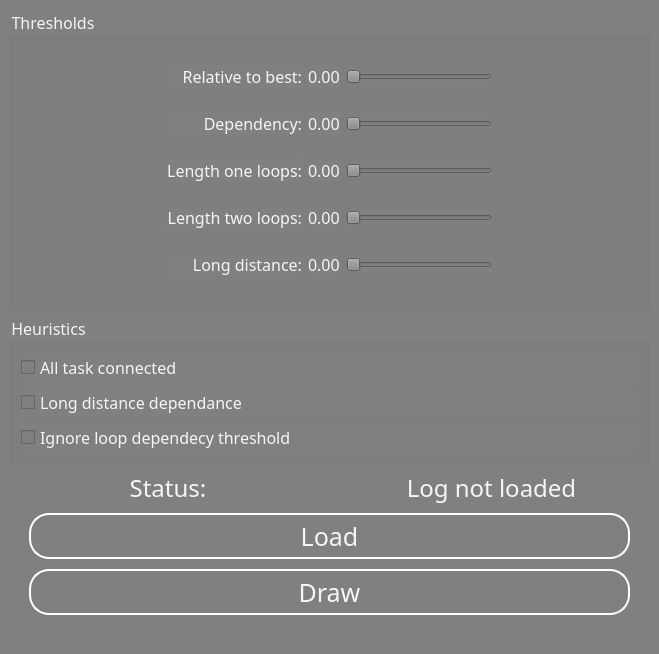
<?xml version="1.0" encoding="UTF-8"?>
<ui version="4.0">
 <class>MainWindow</class>
 <widget class="QMainWindow" name="MainWindow">
  <property name="geometry">
   <rect>
    <x>0</x>
    <y>0</y>
    <width>659</width>
    <height>654</height>
   </rect>
  </property>
  <property name="windowTitle">
   <string>MainWindow</string>
  </property>
  <property name="styleSheet">
   <string notr="true">background-color: grey;
color: whitesmoke;
font-size: 16px;
font-family: sans, serif;</string>
  </property>
  <widget class="QWidget" name="centralwidget">
   <property name="styleSheet">
    <string notr="true">QPushButton
{
border: 2px solid white;
border-radius: 20px;
font-size: 25px;
}

QPushButton:pressed
{
font-size: 30px;
 border-radius:25px;
background-color:grey;
}</string>
   </property>
   <layout class="QVBoxLayout" name="verticalLayout_2">
    <item>
     <spacer name="verticalSpacer_2">
      <property name="orientation">
       <enum>Qt::Vertical</enum>
      </property>
      <property name="sizeHint" stdset="0">
       <size>
        <width>20</width>
        <height>40</height>
       </size>
      </property>
     </spacer>
    </item>
    <item>
     <widget class="QGroupBox" name="groupBox">
      <property name="minimumSize">
       <size>
        <width>200</width>
        <height>300</height>
       </size>
      </property>
      <property name="title">
       <string>Thresholds</string>
      </property>
      <layout class="QGridLayout" name="gridLayout">
       <item row="4" column="1">
        <widget class="QLabel" name="long_distance_label">
         <property name="text">
          <string>Long distance:</string>
         </property>
         <property name="textFormat">
          <enum>Qt::PlainText</enum>
         </property>
         <property name="alignment">
          <set>Qt::AlignRight|Qt::AlignTrailing|Qt::AlignVCenter</set>
         </property>
        </widget>
       </item>
       <item row="2" column="2">
        <widget class="QLabel" name="length_one_loops_value">
         <property name="text">
          <string>0.00</string>
         </property>
        </widget>
       </item>
       <item row="2" column="3">
        <widget class="QSlider" name="length_one_loops_slider">
         <property name="orientation">
          <enum>Qt::Horizontal</enum>
         </property>
        </widget>
       </item>
       <item row="3" column="3">
        <widget class="QSlider" name="length_two_loops_slider">
         <property name="orientation">
          <enum>Qt::Horizontal</enum>
         </property>
        </widget>
       </item>
       <item row="1" column="2">
        <widget class="QLabel" name="dependency_value">
         <property name="text">
          <string>0.00</string>
         </property>
        </widget>
       </item>
       <item row="3" column="2">
        <widget class="QLabel" name="length_two_loops_value">
         <property name="text">
          <string>0.00</string>
         </property>
        </widget>
       </item>
       <item row="4" column="3">
        <widget class="QSlider" name="long_distance_slider">
         <property name="orientation">
          <enum>Qt::Horizontal</enum>
         </property>
        </widget>
       </item>
       <item row="0" column="2">
        <widget class="QLabel" name="relative_to_best_value">
         <property name="text">
          <string>0.00</string>
         </property>
        </widget>
       </item>
       <item row="1" column="3">
        <widget class="QSlider" name="dependency_slider">
         <property name="orientation">
          <enum>Qt::Horizontal</enum>
         </property>
        </widget>
       </item>
       <item row="3" column="1">
        <widget class="QLabel" name="length_two_loops_label">
         <property name="text">
          <string>Length two loops:</string>
         </property>
         <property name="textFormat">
          <enum>Qt::PlainText</enum>
         </property>
         <property name="alignment">
          <set>Qt::AlignRight|Qt::AlignTrailing|Qt::AlignVCenter</set>
         </property>
        </widget>
       </item>
       <item row="2" column="1">
        <widget class="QLabel" name="length_one_loops_label">
         <property name="text">
          <string>Length one loops:</string>
         </property>
         <property name="textFormat">
          <enum>Qt::PlainText</enum>
         </property>
         <property name="alignment">
          <set>Qt::AlignRight|Qt::AlignTrailing|Qt::AlignVCenter</set>
         </property>
        </widget>
       </item>
       <item row="1" column="1">
        <widget class="QLabel" name="dependency_label">
         <property name="text">
          <string>Dependency:</string>
         </property>
         <property name="textFormat">
          <enum>Qt::PlainText</enum>
         </property>
         <property name="alignment">
          <set>Qt::AlignRight|Qt::AlignTrailing|Qt::AlignVCenter</set>
         </property>
        </widget>
       </item>
       <item row="0" column="1">
        <widget class="QLabel" name="relative_to_best_label">
         <property name="text">
          <string>Relative to best:</string>
         </property>
         <property name="textFormat">
          <enum>Qt::PlainText</enum>
         </property>
         <property name="alignment">
          <set>Qt::AlignRight|Qt::AlignTrailing|Qt::AlignVCenter</set>
         </property>
        </widget>
       </item>
       <item row="4" column="2">
        <widget class="QLabel" name="long_distance_value">
         <property name="text">
          <string>0.00</string>
         </property>
        </widget>
       </item>
       <item row="0" column="3">
        <widget class="QSlider" name="relative_to_best_slider">
         <property name="orientation">
          <enum>Qt::Horizontal</enum>
         </property>
        </widget>
       </item>
       <item row="2" column="4">
        <spacer name="horizontalSpacer_2">
         <property name="orientation">
          <enum>Qt::Horizontal</enum>
         </property>
         <property name="sizeHint" stdset="0">
          <size>
           <width>40</width>
           <height>20</height>
          </size>
         </property>
        </spacer>
       </item>
       <item row="2" column="0">
        <spacer name="horizontalSpacer">
         <property name="orientation">
          <enum>Qt::Horizontal</enum>
         </property>
         <property name="sizeHint" stdset="0">
          <size>
           <width>40</width>
           <height>20</height>
          </size>
         </property>
        </spacer>
       </item>
      </layout>
     </widget>
    </item>
    <item>
     <spacer name="verticalSpacer_3">
      <property name="orientation">
       <enum>Qt::Vertical</enum>
      </property>
      <property name="sizeHint" stdset="0">
       <size>
        <width>20</width>
        <height>40</height>
       </size>
      </property>
     </spacer>
    </item>
    <item>
     <widget class="QGroupBox" name="heuristics_box">
      <property name="title">
       <string>Heuristics</string>
      </property>
      <layout class="QVBoxLayout" name="verticalLayout">
       <item>
        <widget class="QCheckBox" name="all_task_connected_checkbox">
         <property name="text">
          <string>All task connected</string>
         </property>
        </widget>
       </item>
       <item>
        <widget class="QCheckBox" name="long_distance_dependance_checkbox">
         <property name="text">
          <string>Long distance dependance</string>
         </property>
        </widget>
       </item>
       <item>
        <widget class="QCheckBox" name="ignore_loop_dependency_threshold">
         <property name="text">
          <string>Ignore loop dependecy threshold</string>
         </property>
        </widget>
       </item>
      </layout>
     </widget>
    </item>
    <item>
     <spacer name="verticalSpacer_4">
      <property name="orientation">
       <enum>Qt::Vertical</enum>
      </property>
      <property name="sizeHint" stdset="0">
       <size>
        <width>20</width>
        <height>40</height>
       </size>
      </property>
     </spacer>
    </item>
    <item>
     <layout class="QHBoxLayout" name="horizontalLayout">
      <item>
       <widget class="QLabel" name="status_name_label">
        <property name="text">
         <string>&lt;html&gt;&lt;head/&gt;&lt;body&gt;&lt;p align=&quot;center&quot;&gt;&lt;span style=&quot; font-size:18pt;&quot;&gt;Status:&lt;/span&gt;&lt;/p&gt;&lt;/body&gt;&lt;/html&gt;</string>
        </property>
       </widget>
      </item>
      <item>
       <widget class="QLabel" name="status_value_label">
        <property name="text">
         <string>&lt;html&gt;&lt;head/&gt;&lt;body&gt;&lt;p align=&quot;center&quot;&gt;&lt;span style=&quot; font-size:18pt;&quot;&gt;Log not loaded&lt;/span&gt;&lt;/p&gt;&lt;/body&gt;&lt;/html&gt;</string>
        </property>
       </widget>
      </item>
     </layout>
    </item>
    <item>
     <spacer name="verticalSpacer">
      <property name="orientation">
       <enum>Qt::Vertical</enum>
      </property>
      <property name="sizeHint" stdset="0">
       <size>
        <width>20</width>
        <height>40</height>
       </size>
      </property>
     </spacer>
    </item>
    <item>
     <widget class="QPushButton" name="load_push_button">
      <property name="minimumSize">
       <size>
        <width>200</width>
        <height>50</height>
       </size>
      </property>
      <property name="styleSheet">
       <string notr="true">margin: 2px 20px;</string>
      </property>
      <property name="text">
       <string>Load</string>
      </property>
     </widget>
    </item>
    <item>
     <widget class="QPushButton" name="draw_push_button">
      <property name="minimumSize">
       <size>
        <width>200</width>
        <height>50</height>
       </size>
      </property>
      <property name="styleSheet">
       <string notr="true">margin: 2px 20px;</string>
      </property>
      <property name="text">
       <string>Draw</string>
      </property>
     </widget>
    </item>
   </layout>
  </widget>
  <widget class="QStatusBar" name="statusbar"/>
 </widget>
 <resources/>
 <connections/>
</ui>
